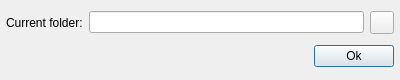
<?xml version="1.0" encoding="UTF-8"?>
<ui version="4.0">
 <class>SelectFolder</class>
 <widget class="QDialog" name="SelectFolder">
  <property name="geometry">
   <rect>
    <x>0</x>
    <y>0</y>
    <width>400</width>
    <height>80</height>
   </rect>
  </property>
  <property name="minimumSize">
   <size>
    <width>300</width>
    <height>80</height>
   </size>
  </property>
  <property name="maximumSize">
   <size>
    <width>650</width>
    <height>100</height>
   </size>
  </property>
  <property name="windowTitle">
   <string>Dialog</string>
  </property>
  <layout class="QGridLayout" name="gridLayout" columnstretch="1,0">
   <property name="leftMargin">
    <number>6</number>
   </property>
   <property name="topMargin">
    <number>6</number>
   </property>
   <property name="rightMargin">
    <number>6</number>
   </property>
   <property name="bottomMargin">
    <number>6</number>
   </property>
   <item row="1" column="1">
    <widget class="QPushButton" name="pushButton_ok">
     <property name="text">
      <string>Ok</string>
     </property>
    </widget>
   </item>
   <item row="0" column="0" colspan="2">
    <layout class="QHBoxLayout" name="horizontalLayout">
     <item>
      <widget class="QLabel" name="text_curFile">
       <property name="text">
        <string>Current folder:</string>
       </property>
      </widget>
     </item>
     <item>
      <widget class="QLineEdit" name="lineEdit_currentFolder">
       <property name="readOnly">
        <bool>true</bool>
       </property>
      </widget>
     </item>
     <item>
      <widget class="QToolButton" name="toolButton_selFolder">
       <property name="text">
        <string notr="true"/>
       </property>
       <property name="icon">
        <iconset resource="../resources.qrc">
         <normaloff>:/Images/folder.png</normaloff>:/Images/folder.png</iconset>
       </property>
      </widget>
     </item>
    </layout>
   </item>
  </layout>
 </widget>
 <resources>
  <include location="../resources.qrc"/>
 </resources>
 <connections/>
</ui>
